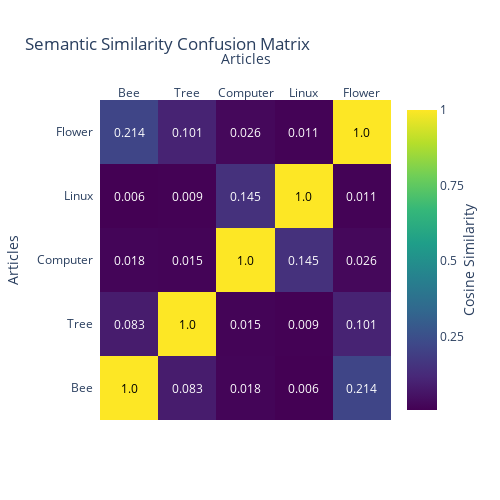

Notebook source saved alongside this figure:
### Markdown cell above
Let us compute the TF-IDF matrix to assess the similarity between the top 5 articles.

### Code cell
from src.scripts.data_story.plots.semantic_similarity_matrix import similarity_matrix_figure

similarity_matrix_figure().show()

### Figure 1 — Plotly figure (JSON) as saved in the notebook; plotly's stock layout.template omitted (floating-point values rounded to 4 significant figures)
{"data": [{"colorbar": {"ticktext": ["0", "0.25", "0.5", "0.75", "1"], "tickvals": [0, 0.25, 0.5, 0.75, 1], "title": {"side": "right", "text": "Cosine Similarity"}}, "colorscale": [[0, "#440154"], [0.1111, "#482878"], [0.2222, "#3e4989"], [0.3333, "#31688e"], [0.4444, "#26828e"], [0.5556, "#1f9e89"], [0.6667, "#35b779"], [0.7778, "#6ece58"], [0.8889, "#b5de2b"], [1, "#fde725"]], "reversescale": false, "showscale": true, "type": "heatmap", "x": ["Bee", "Tree", "Computer", "Linux", "Flower"], "y": ["Bee", "Tree", "Computer", "Linux", "Flower"], "z": [[1, 0.083, 0.018, 0.006, 0.214], [0.083, 1, 0.015, 0.009, 0.101], [0.018, 0.015, 1, 0.145, 0.026], [0.006, 0.009, 0.145, 1, 0.011], [0.214, 0.101, 0.026, 0.011, 1]]}], "layout": {"annotations": [{"font": {"color": "#000000"}, "showarrow": false, "text": "1.0", "x": "Bee", "xref": "x", "y": "Bee", "yref": "y"}, {"font": {"color": "#FFFFFF"}, "showarrow": false, "text": "0.083", "x": "Tree", "xref": "x", "y": "Bee", "yref": "y"}, {"font": {"color": "#FFFFFF"}, "showarrow": false, "text": "0.018", "x": "Computer", "xref": "x", "y": "Bee", "yref": "y"}, {"font": {"color": "#FFFFFF"}, "showarrow": false, "text": "0.006", "x": "Linux", "xref": "x", "y": "Bee", "yref": "y"}, {"font": {"color": "#FFFFFF"}, "showarrow": false, "text": "0.214", "x": "Flower", "xref": "x", "y": "Bee", "yref": "y"}, {"font": {"color": "#FFFFFF"}, "showarrow": false, "text": "0.083", "x": "Bee", "xref": "x", "y": "Tree", "yref": "y"}, {"font": {"color": "#000000"}, "showarrow": false, "text": "1.0", "x": "Tree", "xref": "x", "y": "Tree", "yref": "y"}, {"font": {"color": "#FFFFFF"}, "showarrow": false, "text": "0.015", "x": "Computer", "xref": "x", "y": "Tree", "yref": "y"}, {"font": {"color": "#FFFFFF"}, "showarrow": false, "text": "0.009", "x": "Linux", "xref": "x", "y": "Tree", "yref": "y"}, {"font": {"color": "#FFFFFF"}, "showarrow": false, "text": "0.101", "x": "Flower", "xref": "x", "y": "Tree", "yref": "y"}, {"font": {"color": "#FFFFFF"}, "showarrow": false, "text": "0.018", "x": "Bee", "xref": "x", "y": "Computer", "yref": "y"}, {"font": {"color": "#FFFFFF"}, "showarrow": false, "text": "0.015", "x": "Tree", "xref": "x", "y": "Computer", "yref": "y"}, {"font": {"color": "#000000"}, "showarrow": false, "text": "1.0", "x": "Computer", "xref": "x", "y": "Computer", "yref": "y"}, {"font": {"color": "#FFFFFF"}, "showarrow": false, "text": "0.145", "x": "Linux", "xref": "x", "y": "Computer", "yref": "y"}, {"font": {"color": "#FFFFFF"}, "showarrow": false, "text": "0.026", "x": "Flower", "xref": "x", "y": "Computer", "yref": "y"}, {"font": {"color": "#FFFFFF"}, "showarrow": false, "text": "0.006", "x": "Bee", "xref": "x", "y": "Linux", "yref": "y"}, {"font": {"color": "#FFFFFF"}, "showarrow": false, "text": "0.009", "x": "Tree", "xref": "x", "y": "Linux", "yref": "y"}, {"font": {"color": "#FFFFFF"}, "showarrow": false, "text": "0.145", "x": "Computer", "xref": "x", "y": "Linux", "yref": "y"}, {"font": {"color": "#000000"}, "showarrow": false, "text": "1.0", "x": "Linux", "xref": "x", "y": "Linux", "yref": "y"}, {"font": {"color": "#FFFFFF"}, "showarrow": false, "text": "0.011", "x": "Flower", "xref": "x", "y": "Linux", "yref": "y"}, {"font": {"color": "#FFFFFF"}, "showarrow": false, "text": "0.214", "x": "Bee", "xref": "x", "y": "Flower", "yref": "y"}, {"font": {"color": "#FFFFFF"}, "showarrow": false, "text": "0.101", "x": "Tree", "xref": "x", "y": "Flower", "yref": "y"}, {"font": {"color": "#FFFFFF"}, "showarrow": false, "text": "0.026", "x": "Computer", "xref": "x", "y": "Flower", "yref": "y"}, {"font": {"color": "#FFFFFF"}, "showarrow": false, "text": "0.011", "x": "Linux", "xref": "x", "y": "Flower", "yref": "y"}, {"font": {"color": "#000000"}, "showarrow": false, "text": "1.0", "x": "Flower", "xref": "x", "y": "Flower", "yref": "y"}], "autosize": false, "height": 500, "title": {"text": "Semantic Similarity Confusion Matrix"}, "width": 500, "xaxis": {"dtick": 1, "gridcolor": "rgb(0, 0, 0)", "side": "top", "ticks": "", "title": {"text": "Articles"}}, "yaxis": {"dtick": 1, "ticks": "", "ticksuffix": "  ", "title": {"text": "Articles"}}}}
